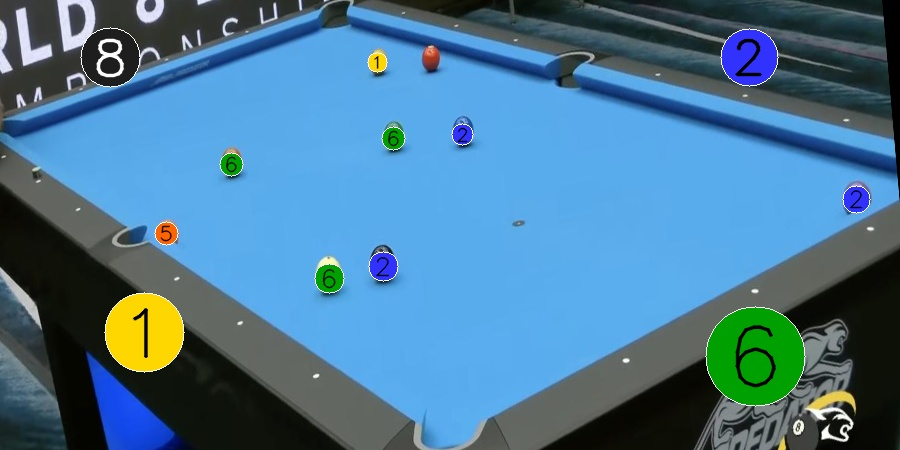
#> input picture top_views/129_png.rf.eb2bbec526ed5285770c494673de2c04.jpg, 900 x 450 px, given as the content of the folder eDrive - Universidade do Porto/MIA_1Y2S/VC_2/development_set, which was not available
$ python pool_detector_v2.py
#> lines starting #> are read from the running program, lines starting #| are printed output that depends on the picture; after the words box and inside, x2 and y2 are one past the last pixel; in counts of white or black regions, pixels touching at a corner belong together; pictures that were not available may be replaced by others from this repository, and a replacement may not be noted
import cv2
import numpy as np
import os
import matplotlib.pyplot as plt


# ==========================================
# 1. UTILITIES & VISUALIZATION
# ==========================================

def load_image(path):
    img = cv2.imread(path)
    if img is None:
        raise ValueError("Image not found: " + path)
    return img


def save_image(path, img):
    print("Saving:", path)
    os.makedirs("results", exist_ok=True)
    os.makedirs("results/top_views", exist_ok=True)
    os.makedirs("results/balls", exist_ok=True)
    cv2.imwrite("results/" + path, img)


# [8 lines left out: function show, not called in this run]


# ==========================================
# 2. GEOMETRY & MATH HELPERS
# ==========================================

def get_dist(p1, p2):
    return np.sqrt((p1[0] - p2[0]) ** 2 + (p1[1] - p2[1]) ** 2)


def intersect(l1, l2):
    m1, b1, x1, y1, x2, y2 = l1
    m2, b2, x3, y3, x4, y4 = l2

    if m1 == np.inf and m2 == np.inf:
        return None

    if m1 == np.inf:
        px = b1
        py = m2 * px + b2
    elif m2 == np.inf:
        px = b2
        py = m1 * px + b1
    elif abs(m1 - m2) < 1e-4:
        return None
    else:
        px = (b2 - b1) / (m1 - m2)
        py = m1 * px + b1

    return (px, py)


def order_points(pts):
    pts.sort(key=lambda c: c[1])
    tl = pts[0] if get_dist(pts[0], [0, pts[0][1]]) < get_dist(pts[1], [0, pts[1][1]]) else pts[1]
    tr = pts[1] if np.array_equal(tl, pts[0]) else pts[0]
    bl = pts[2] if get_dist(pts[2], [0, pts[2][1]]) < get_dist(pts[3], [0, pts[3][1]]) else pts[3]
    br = pts[3] if np.array_equal(bl, pts[2]) else pts[2]
    return np.array([tl, tr, br, bl], dtype="float32")


def merge_lines(lines, angle_thresh=0.3, dist_thresh=210):
    merged = []
    for l in lines:
        x1, y1, x2, y2 = l[0]
        m, b = ((y2 - y1) / (x2 - x1), y1 - ((y2 - y1) / (x2 - x1)) * x1) if x2 != x1 else (np.inf, x1)

        found = False
        for idx, (mr, br, x1r, y1r, x2r, y2r) in enumerate(merged):
            if (m != np.inf and mr != np.inf and abs(m - mr) < angle_thresh and abs(b - br) < dist_thresh) or \
                    (m == np.inf and mr == np.inf and abs(b - br) < dist_thresh):
                xs, ys = [x1, x2, x1r, x2r], [y1, y2, y1r, y2r]
                merged[idx] = (mr, br, min(xs), min(ys), max(xs), max(ys))
                found = True
                break
        if not found:
            merged.append((m, b, x1, y1, x2, y2))
    return merged


def compute_corners_from_lines(lines):
    if len(lines) != 4:
        return None

    data = []
    for l in lines:
        m = l[0]
        angle = np.degrees(np.arctan(m)) if m != np.inf else 90
        data.append((angle, l))

    data.sort(key=lambda x: x[0])
    pairs = [
        abs(data[0][0] - data[1][0]),
        abs(data[1][0] - data[2][0]),
        abs(data[2][0] - data[3][0]),
        180 - abs(data[0][0] - data[3][0])
    ]

    idx = np.argmin(pairs)
    if idx == 0:
        A, B = [data[0][1], data[1][1]], [data[2][1], data[3][1]]
    elif idx == 1:
        A, B = [data[1][1], data[2][1]], [data[0][1], data[3][1]]
    elif idx == 2:
        A, B = [data[2][1], data[3][1]], [data[0][1], data[1][1]]
    else:
        A, B = [data[3][1], data[0][1]], [data[1][1], data[2][1]]

    pts = []
    for a in A:
        for b in B:
            p = intersect(a, b)
            if p:
                pts.append(p)

    return pts if len(pts) == 4 else None


# ==========================================
# 3. K-MEANS & CLUSTER ANALYSIS
# ==========================================

def kmeans_cluster_refined(img, K=5, spatial_weight=20, blur_size=9):
    img_blur = cv2.GaussianBlur(img, (blur_size, blur_size), 0)
    img_lab = cv2.cvtColor(img_blur, cv2.COLOR_BGR2Lab)
    h, w = img_lab.shape[:2]
    color_features = img_lab.reshape((-1, 3)).astype(np.float32)

    x, y = np.meshgrid(np.arange(w), np.arange(h))
    x = (x / w).reshape(-1, 1).astype(np.float32)
    y = (y / h).reshape(-1, 1).astype(np.float32)

    Z = np.hstack([color_features, x * spatial_weight, y * spatial_weight])
    criteria = (cv2.TERM_CRITERIA_EPS + cv2.TERM_CRITERIA_MAX_ITER, 100, 0.1)
    _, labels, centers = cv2.kmeans(Z, K, None, criteria, 10, cv2.KMEANS_PP_CENTERS)

    label_img = labels.reshape((h, w)).astype(np.uint8)
    return label_img.flatten(), (h, w), K


def get_cluster_masks(labels, shape, K):
    h, w = shape
    masks = []
    for i in range(K):
        m = (labels == i).astype(np.uint8).reshape(h, w) * 255
        _, comp, stats, _ = cv2.connectedComponentsWithStats(m, 8)
        if len(stats) <= 1:
            masks.append(m)
            continue
        largest = 1 + np.argmax(stats[1:, cv2.CC_STAT_AREA])
        out = np.zeros_like(m)
        out[comp == largest] = 255
        masks.append(out)
    return masks


def find_blue_cluster(img, labels, K):
    best_idx, best_score = -1, -1
    for i in range(K):
        pixels = img.reshape(-1, 3)[labels == i]
        if len(pixels) == 0: continue
        hsv = cv2.cvtColor(pixels.reshape(-1, 1, 3), cv2.COLOR_BGR2HSV).reshape(-1, 3)
        h, s, v = hsv[:, 0], hsv[:, 1], hsv[:, 2]
        mask = (h >= 90) & (h <= 140) & (s > 60) & (v > 40)
        blue_ratio = np.sum(mask) / (len(mask) + 1e-6)
        saturation_score = np.mean(s[mask]) / 255 if np.sum(mask) > 0 else 0
        score = blue_ratio * saturation_score * np.log1p(len(pixels))
        if score > best_score:
            best_score, best_idx = score, i
    return best_idx


def select_target_cluster(img, labels, masks, blue_idx):
    kernel = np.ones((5, 5), np.uint8)
    blue = cv2.morphologyEx(masks[blue_idx], cv2.MORPH_OPEN, kernel, iterations=1)
    blue = cv2.morphologyEx(blue, cv2.MORPH_CLOSE, kernel, iterations=2)
    blue_near = cv2.dilate(blue, kernel, iterations=2)

    inv_blue = (blue == 0).astype(np.uint8)
    dist_map = cv2.distanceTransform(inv_blue, cv2.DIST_L2, 5)
    best_i, best_score = -1, -1

    for i, mask in enumerate(masks):
        if i == blue_idx: continue
        m = cv2.morphologyEx(mask, cv2.MORPH_OPEN, kernel, iterations=1)
        num, comp, stats, _ = cv2.connectedComponentsWithStats(m, 8)
        if num > 1:
            largest = 1 + np.argmax(stats[1:, cv2.CC_STAT_AREA])
            m = np.where(comp == largest, 255, 0).astype(np.uint8)

        size = np.sum(m) / 255
        if size < 1000: continue

        overlap = np.sum(cv2.bitwise_and(m, blue_near)) / 255
        proximity = overlap / (size + 1e-6)
        coords = np.column_stack(np.where(m > 0))
        dists = dist_map[coords[:, 0], coords[:, 1]]
        dist_score = 1.0 / (np.median(dists) + 1e-6)
        frag_penalty = 1.0 / (cv2.connectedComponents(m)[0] + 1e-6)

        score = (0.55 * proximity + 0.30 * dist_score + 0.15 * frag_penalty)
        if score > best_score:
            best_score, best_i = score, i
    return best_i


# ==========================================
# 4. IMAGE WARPING & CROP
# ==========================================

def warp_from_cluster(img, mask):
    h, w = img.shape[:2]
    PAD = int(0.5 * max(h, w))
    mask = cv2.morphologyEx(mask, cv2.MORPH_CLOSE, cv2.getStructuringElement(cv2.MORPH_ELLIPSE, (15, 15)), iterations=3)

    contours, _ = cv2.findContours(mask, cv2.RETR_EXTERNAL, cv2.CHAIN_APPROX_SIMPLE)
    if not contours: return None
    outer = max(contours, key=cv2.contourArea)
    outer_mask = np.zeros_like(mask)
    cv2.drawContours(outer_mask, [outer], -1, 255, 3)

    padded = cv2.copyMakeBorder(outer_mask, PAD, PAD, PAD, PAD, cv2.BORDER_CONSTANT, 0)
    edges = cv2.Canny(padded, 100, 200)
    lines = cv2.HoughLinesP(edges, 1, np.pi / 180, 80, minLineLength=140, maxLineGap=200)
    if lines is None: return None

    shifted = [np.array([[x1 - PAD, y1 - PAD, x2 - PAD, y2 - PAD]]) for x1, y1, x2, y2 in lines[:, 0]]
    merged = merge_lines(shifted)
    merged = sorted(merged, key=lambda l: (np.hypot(l[5] - l[3], l[4] - l[2]), abs(l[0])), reverse=True)[:4]
    if len(merged) < 4: return None

    corners = compute_corners_from_lines(merged)
    if not corners: return None

    src = order_points(corners) + PAD
    dst = np.array([[0, 800], [0, 0], [1600, 0], [1600, 800]], dtype=np.float32)
    M = cv2.getPerspectiveTransform(src, dst)

    padded_img = cv2.copyMakeBorder(img, PAD, PAD, PAD, PAD, cv2.BORDER_CONSTANT, value=[0, 0, 0])
    img_temp = cv2.warpPerspective(padded_img, M, (1600, 800))
    return img_temp if np.count_nonzero(img_temp) >= (img_temp.size / 2) else None


# [16 lines left out: function extract_blue_cloth, not called in this run]


# ==========================================
# 5. BALL DETECTION
# ==========================================

def apply_nms(candidates, overlap_thresh=0.15):
    if not candidates: return []
    candidates = sorted(candidates, key=lambda x: x["score"], reverse=True)
    kept = []
    for cand in candidates:
        boxA = cand["box"]
        discard = False
        for k in kept:
            boxB = k["box"]
            xA, yA = max(boxA[0], boxB[0]), max(boxA[1], boxB[1])
            xB, yB = min(boxA[2], boxB[2]), min(boxA[3], boxB[3])
            interArea = max(0, xB - xA) * max(0, yB - yA)
            areaA, areaB = (boxA[2] - boxA[0]) * (boxA[3] - boxA[1]), (boxB[2] - boxB[0]) * (boxB[3] - boxB[1])
            denom = min(areaA, areaB)
            if denom > 0 and (interArea / denom) > overlap_thresh:
                discard = True
                break
        if not discard: kept.append(cand)
    return [k["box"] for k in kept]


def detect_balls(path):
    img = cv2.imread(path)
    if img is None: return None
    h, w = img.shape[:2]
    hsv = cv2.cvtColor(img, cv2.COLOR_BGR2HSV)
    _, sat, val = cv2.split(hsv)

    table_mask = cv2.inRange(hsv, np.array([100, 100, 50]), np.array([120, 255, 255]))
    table_mask = cv2.morphologyEx(table_mask, cv2.MORPH_OPEN, np.ones((5, 5), np.uint8))

    cnts, _ = cv2.findContours(table_mask, cv2.RETR_EXTERNAL, cv2.CHAIN_APPROX_SIMPLE)
    valid_cnts = [c for c in cnts if cv2.boundingRect(c)[1] > (h * 0.15)]
    if not valid_cnts: return img, 0

    refined_mask = np.zeros_like(table_mask)
    cv2.drawContours(refined_mask, [max(valid_cnts, key=cv2.contourArea)], -1, 255, -1)
    safety_mask = cv2.erode(refined_mask, np.ones((28, 28), np.uint8))

    s_masked = cv2.bitwise_and(cv2.bitwise_not(sat), cv2.bitwise_not(sat), mask=safety_mask)
    blurred = cv2.GaussianBlur(cv2.medianBlur(s_masked, 7), (9, 9), 2)

    circles = cv2.HoughCircles(blurred, cv2.HOUGH_GRADIENT, dp=1.1, minDist=35, param1=50, param2=15, minRadius=15,
                               maxRadius=24)

    candidates = []
    if circles is not None:
        for cx, cy, r in np.round(circles[0]).astype(int):
            if 0 <= cx < w and 0 <= cy < h and safety_mask[cy, cx] == 255:
                y1, y2, x1, x2 = max(0, cy - r), min(h, cy + r), max(0, cx - r), min(w, cx + r)
                roi_gray, roi_hsv = cv2.cvtColor(img[y1:y2, x1:x2], cv2.COLOR_BGR2GRAY), hsv[y1:y2, x1:x2]
                if roi_gray.size > 0:
                    avg_s, avg_v = np.mean(roi_hsv[:, :, 1]), np.mean(roi_hsv[:, :, 2])
                    if np.std(roi_gray) > 3.5 and (avg_v < 80 or avg_s > 60):
                        candidates.append({"box": (cx - r, cy - r, cx + r, cy + r),
                                           "score": np.std(roi_gray) * (1.0 + (255 - avg_v) / 255.0)})

    final_boxes = apply_nms(candidates)
    for (x1, y1, x2, y2) in final_boxes:
        cv2.rectangle(img, (x1, y1), (x2, y2), (0, 0, 255), 3)

    save_image("balls/" + os.path.basename(path), img)
    return img, len(final_boxes)


def top_view(image_path):
    img = load_image(image_path)
#> in load_image, img is the input picture: shape (450, 900, 3); mean B, G, R 150, 120.5, 73.9
    labels, shape, K = kmeans_cluster_refined(img, 5)
#> in kmeans_cluster_refined, `_, labels, centers = cv2.kmeans(Z, K, None, criteria, 10, cv2.KMEANS_P..`: centers = [[171.3, 122.6, 89.9, 9.86, 9.1], [102.2, 124.6, 126.2, 10.49, 10.68], [24.98, 125.1, 128.7, 9.67, 11.28], [84.34, 151.1, 73.6, 9.74, 7.27], [171.3, 94.63, 190.9, 10.85, 14.51]]
#> in kmeans_cluster_refined, `label_img = labels.reshape((h, w)).astype(np.uint8)`:
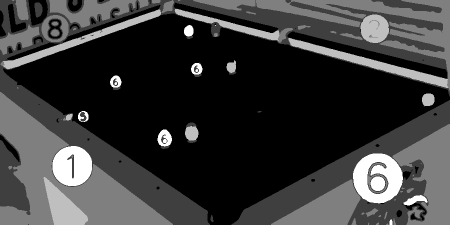
#> label_img: shape (450, 900) (shown at 1/2 size); min 0, max 4, mean 0.909; drawn with min black and max white
    masks = get_cluster_masks(labels, shape, K)
    blue_idx = find_blue_cluster(img, labels, K)
    target = select_target_cluster(img, labels, masks, blue_idx)

    warped = warp_from_cluster(img, masks[target])
    top_view_image = warped if warped is not None else extract_blue_cloth(img, padding=50)
    save_image("top_views/" + os.path.basename(image_path), top_view_image)


def process_image(image_path):
    top_view(image_path)
#> in top_view, `labels, shape, K = kmeans_cluster_refined(img, 5)`: shape = (450, 900); K = 5
#> in get_cluster_masks, `h, w = shape`: h = 450; w = 900
#> the loop in get_cluster_masks, `for i in range(K):` made 5 passes
#> largest on passes 1 to 5: 12, 1, 27, 5, 10
#> pass 1, in get_cluster_masks, `_, comp, stats, _ = cv2.connectedComponentsWithStats(m, 8)`:
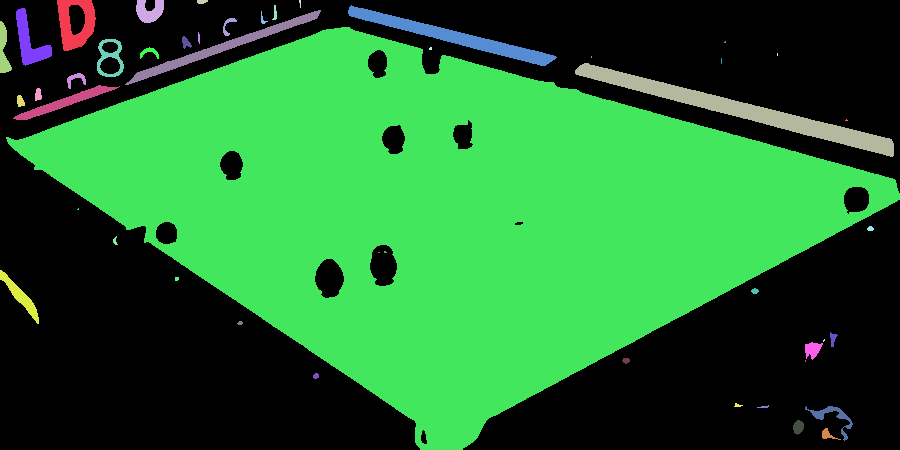
#> comp: shape (450, 900) int32; 48 distinct labels, from 0 to 47; one colour per label, 0 black
#> after the loop in get_cluster_masks, `for i in range(K):`:
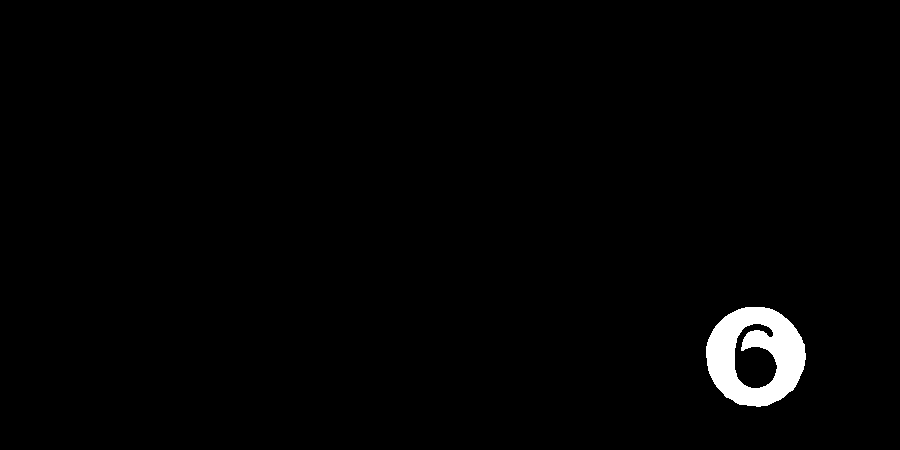
#> out: shape (450, 900); 1.5% white; 1 white region, box (x1, y1, x2, y2) and area: (706, 307, 806, 407) 6100
#> after the loop in get_cluster_masks, `for i in range(K):`: masks = 5 items
#> the loop in find_blue_cluster, `for i in range(K):` made 5 passes
#> (blue_ratio, saturation_score, score, best_score, best_idx) on passes 1, 4: (0.968, 0.617, 7.3, 7.3, 0), (0.988, 0.83, 8.14, 8.14, 3)
#> after the loop in find_blue_cluster, `for i in range(K):`: best_idx = 3; best_score = 8.14
#> in top_view, `blue_idx = find_blue_cluster(img, labels, K)`: blue_idx = 3
#> in select_target_cluster, `dist_map = cv2.distanceTransform(inv_blue, cv2.DIST_L2, 5)`:
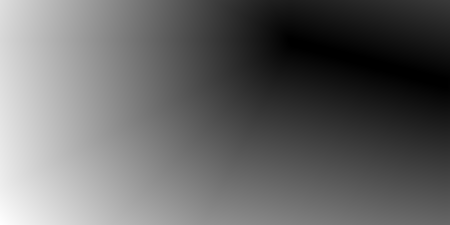
#> dist_map: shape (450, 900) float32 (shown at 1/2 size); min 0, max 680.1, mean 271.4; drawn with min black and max white
#> the loop in select_target_cluster, `for i, mask in enumerate(masks):` made 5 passes
#> (num, stats, largest, size, overlap, proximity, dist_score, score) on pass 1: (2, [[0, 0, 900, 450, 219890], [8, 27, 892, 423, 185110]], 1, 185110, 897, 0.00485, 0.00434, 0.079)
#> after the loop in select_target_cluster, `for i, mask in enumerate(masks):`: best_i = 0; best_score = 0.079
#> in top_view, `target = select_target_cluster(img, labels, masks, blue_idx)`: target = 0
#> in warp_from_cluster, `mask = cv2.morphologyEx(mask, cv2.MORPH_CLOSE, cv2.getStructuringEleme..`:
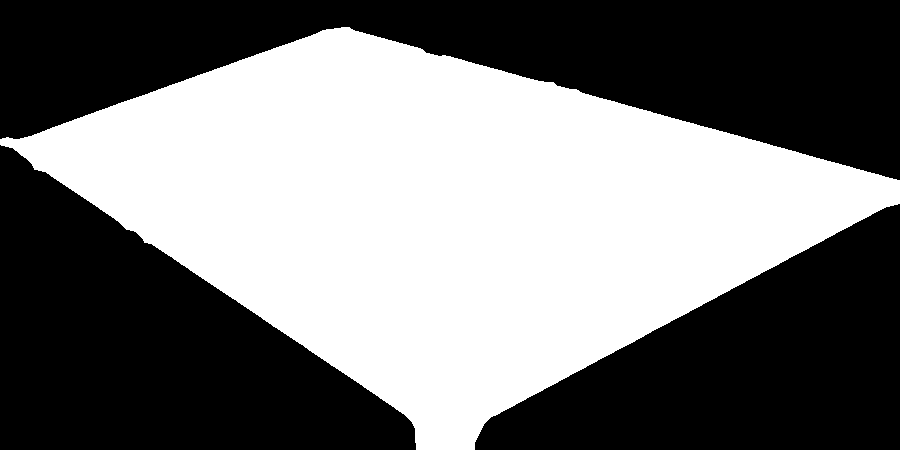
#> mask: shape (450, 900); 47% white; 1 white region
#> in warp_from_cluster, `contours, _ = cv2.findContours(mask, cv2.RETR_EXTERNAL, cv2.CHAIN_APPR..`: contours = 1 contour; box (x1, y1, x2, y2) and area: (0, 27, 900, 450) 189488
#> in warp_from_cluster, `outer = max(contours, key=cv2.contourArea)`: outer = contour of 1181 points, box (x1, y1, x2, y2) (0, 27, 900, 450), area 189488
#> in warp_from_cluster, `edges = cv2.Canny(padded, 100, 200)`:
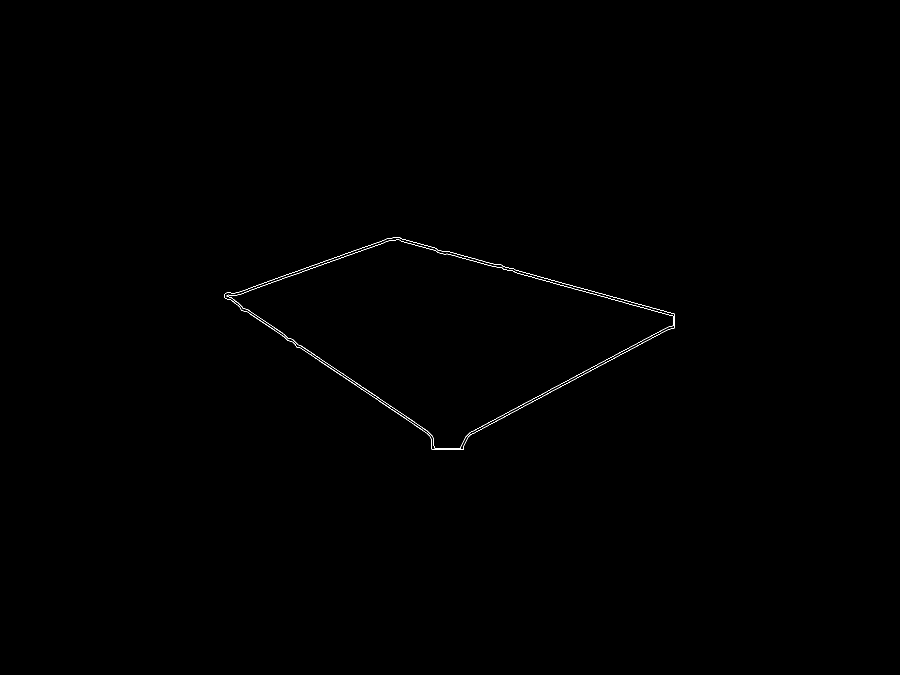
#> edges: shape (1350, 1800) (shown at 1/2 size); 0.17% white in thin lines or dots, all inside (x1, y1, x2, y2) = (449, 474, 1350, 900)
#> in warp_from_cluster, `lines = cv2.HoughLinesP(edges, 1, np.pi / 180, 80, minLineLength=140, ..`: lines = 14 rows, first 6: [883, 899, 1349, 652], [449, 588, 911, 899], [449, 593, 903, 899], [874, 899, 1349, 647], [1208, 593, 1349, 633], [454, 598, 795, 474]
#> in warp_from_cluster, `shifted = [np.array([[x1 - PAD, y1 - PAD, x2 - PAD, y2 - PAD]]) for x1..`: shifted = 14 items, first 6: [[433, 449, 899, 202]], [[-1, 138, 461, 449]], [[-1, 143, 453, 449]], [[424, 449, 899, 197]], [[758, 143, 899, 183]], [[4, 148, 345, 24]]
#> the loop in merge_lines, `for l in lines:` made 14 passes
#> (x1, y1, x2, y2, m, b) on passes 1 to 8: (433, 449, 899, 202, -0.53, 678.5), (-1, 138, 461, 449, 0.673, 138.7), (-1, 143, 453, 449, 0.674, 143.7), (424, 449, 899, 197, -0.531, 673.9), (758, 143, 899, 183, 0.284, -72.04), (4, 148, 345, 24, -0.364, 149.5), (-1, 144, 240, 57, -0.361, 143.6), (327, 26, 613, 103, 0.269, -62.04)
#> after the loop in merge_lines, `for l in lines:`: merged = [(-0.53, 678.5, 424, 197, 899, 449), (0.673, 138.7, -1, 138, 461, 449), (0.284, -72.04, 323, 25, 899, 183), (-0.364, 149.5, -1, 24, 345, 148)]
#> in warp_from_cluster, `merged = sorted(merged, key=lambda l: (np.hypot(l[5] - l[3], l[4] - l[..`: merged = [(0.284, -72.04, 323, 25, 899, 183), (0.673, 138.7, -1, 138, 461, 449), (-0.53, 678.5, 424, 197, 899, 449), (-0.364, 149.5, -1, 24, 345, 148)]
#> the loop in compute_corners_from_lines, `for l in lines:` made 4 passes
#> (l, m, angle) on passes 1 to 4: ((0.284, -72.04, 323, 25, 899, 183), 0.284, 15.84), ((0.673, 138.7, -1, 138, 461, 449), 0.673, 33.95), ((-0.53, 678.5, 424, 197, 899, 449), -0.53, -27.93), ((-0.364, 149.5, -1, 24, 345, 148), -0.364, -19.98)
#> after the loop in compute_corners_from_lines, `for l in lines:`: data = [(15.84, (0.284, -72.04, 323, 25, 899, 183)), (33.95, (0.673, 138.7, -1, 138, 461, 449)), (-27.93, (-0.53, 678.5, 424, 197, 899, 449)), (-19.98, (-0.364, 149.5, -1, 24, 345, 148))]
#> in compute_corners_from_lines, `pairs = [ abs(data[0][0] - data[1][0]), abs(data[1][0] - data[2][0]), ..`: pairs = [7.94, 35.82, 18.11, 118.1]
#> in compute_corners_from_lines, `idx = np.argmin(pairs)`: idx = 0
#> in compute_corners_from_lines, `A, B = [data[0][1], data[1][1]], [data[2][1], data[3][1]]`: A = [(-0.53, 678.5, 424, 197, 899, 449), (-0.364, 149.5, -1, 24, 345, 148)]; B = [(0.284, -72.04, 323, 25, 899, 183), (0.673, 138.7, -1, 138, 461, 449)]
#> the loop in compute_corners_from_lines, `for a in A:` made 2 passes
#> after the loop in compute_corners_from_lines, `for a in A:`: pts = [(922.3, 189.6), (448.7, 440.7), (342.2, 25.03), (10.4, 145.7)]
#> in warp_from_cluster, `corners = compute_corners_from_lines(merged)`: corners has the same summary as pts in compute_corners_from_lines
#> in order_points, `tl = pts[0] if get_dist(pts[0], [0, pts[0][1]]) < get_dist(pts[1], [0,..`: tl = (10.4, 145.7)
#> in order_points, `tr = pts[1] if np.array_equal(tl, pts[0]) else pts[0]`: tr = (342.2, 25.03)
#> in order_points, `bl = pts[2] if get_dist(pts[2], [0, pts[2][1]]) < get_dist(pts[3], [0,..`: bl = (448.7, 440.7)
#> in order_points, `br = pts[3] if np.array_equal(bl, pts[2]) else pts[2]`: br = (922.3, 189.6)
#> in warp_from_cluster, `src = order_points(corners) + PAD`: src = [[460.4, 595.7], [792.2, 475], [1372.3, 639.6], [898.7, 890.7]]
#> in warp_from_cluster, `M = cv2.getPerspectiveTransform(src, dst)`: M = [[-5.45, -14.98, 11434.8], [2.51, -8.83, 2210.8], [-0.00102, -0.00487, 1]]
#> in warp_from_cluster, `padded_img = cv2.copyMakeBorder(img, PAD, PAD, PAD, PAD, cv2.BORDER_CO..`:
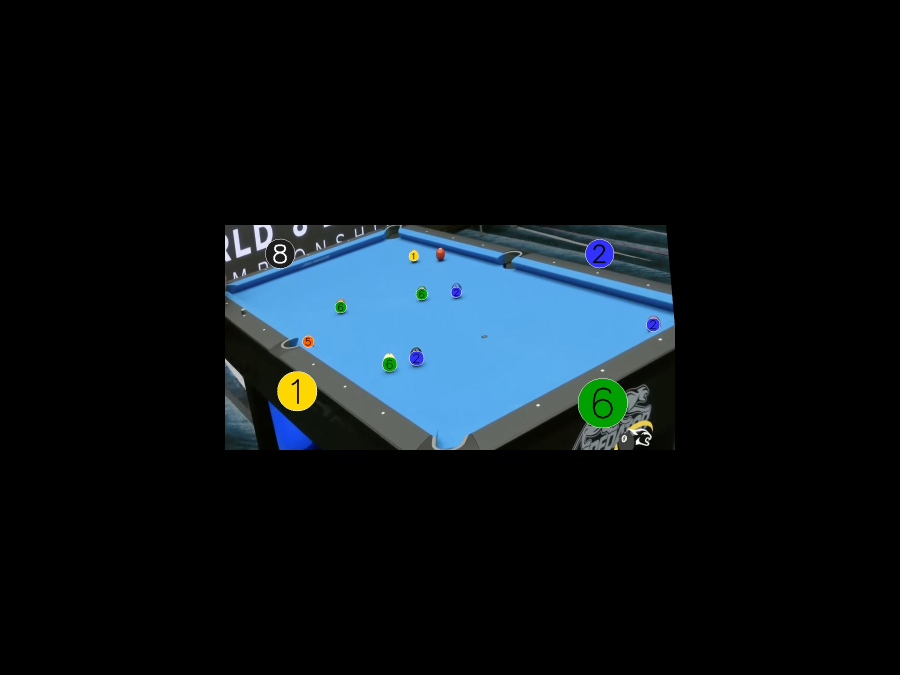
#> padded_img: shape (1350, 1800, 3) (shown at 1/2 size); mean B, G, R 25, 20.1, 12.3
    detect_balls(image_path)
#> (the rest of the program and of its run is left out)
